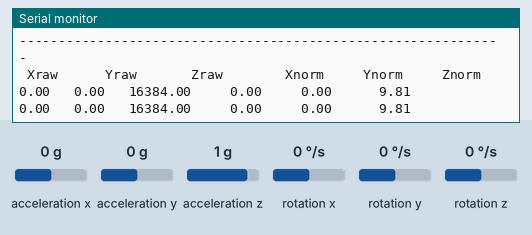
Recording of a sketch running on a simulated Arduino Uno, built with avr-gcc and run on an emulated ATmega328P. Parts: the last lines printed to the serial monitor. The inputs (shaded band) are chosen by the test bench; at power-on: acceleration x 0 g, acceleration y 0 g, acceleration z 1 g, rotation x 0 °/s, rotation y 0 °/s, rotation z 0 °/s.

Above: at 1.2 s.
1.3 s: acceleration x set to -1.4 g
At 2.6 s:
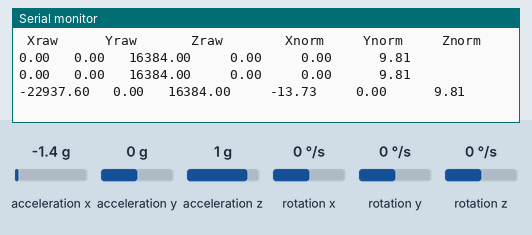
2.8 s: acceleration y set to -1.4 g
At 3.5 s:
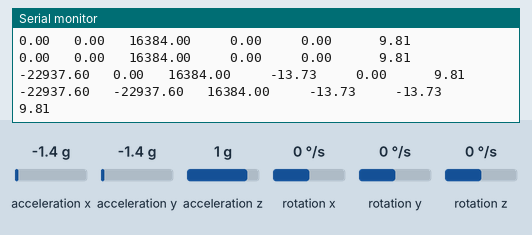
4.3 s: acceleration z set to -1.4 g
At 5.9 s:
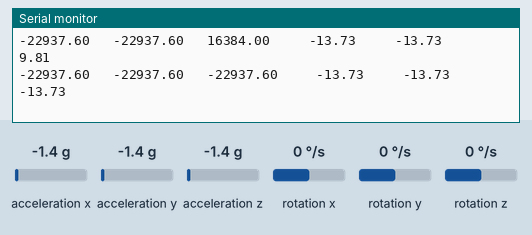

Measured:
- after the input at 1.3 s, the serial monitor: prints a new line after 0.76 s (image 1)
- after the input at 2.8 s, the serial monitor: prints a new line after 0.27 s (image 2)
- after the input at 4.3 s, the serial monitor: prints a new line after 0.80 s (image 3)

The sketch:

sketch_dec10a.ino
```cpp
#include <MPU6050.h>
#include <Wire.h>

MPU6050 mpu;

void setup() {
  Serial.begin(115200);
  Serial.println("Setting Up MPU\n");
  while(!mpu.begin(MPU6050_SCALE_2000DPS, MPU6050_RANGE_2G)){
    Serial.println("Oops! Check your connections!");
    delay(1000);
  }
  init1();
}
void init1() {
  Serial.println();
  Serial.print(" * Sleep Mode:       ");
  Serial.println(mpu.getSleepEnabled() ? "Enabled" : "Disabled");
  Serial.print(" * Clock Source:     ");
  switch(mpu.getClockSource()) {
    case MPU6050_CLOCK_KEEP_RESET:
      Serial.println("Stops the clock and keeps the timing generator in reset");
      break;
    case MPU6050_CLOCK_EXTERNAL_32KHZ:
      Serial.println("PLL with external 32.768kHz reference");
      break;
    case MPU6050_CLOCK_EXTERNAL_19MHZ:
      Serial.println("PLL with external 19.2MHz reference");
      break;
    case MPU6050_CLOCK_PLL_ZGYRO:
      Serial.println("PLL with Z axis gyroscope reference");
      break;
    case MPU6050_CLOCK_PLL_YGYRO:
      Serial.println("PLL with Y axis gyroscope reference");
      break;
    case MPU6050_CLOCK_PLL_XGYRO:
      Serial.println("PLL with X axis gyroscope reference");
      break;
    case MPU6050_CLOCK_INTERNAL_8MHZ:
      Serial.println("Internal 8MHz oscillator");
      break;
  }

  Serial.print(" * Accelerometer:         ");
  switch(mpu.getRange())
  {
    case MPU6050_RANGE_16G:
      Serial.println("+/- 16 g");
      break;
    case MPU6050_RANGE_8G:
      Serial.println("+/- 8 g");
      break;
    case MPU6050_RANGE_4G:
      Serial.println("+/- 4 g");
      break;
    case MPU6050_RANGE_2G:
      Serial.println("+/- 2 g");
      break;
  }
  mpu.setAccelOffsetX(0);
  mpu.setAccelOffsetY(0);
  mpu.setAccelOffsetZ(0);
  Serial.print(" * Accelerometer offsets: ");
  Serial.print(mpu.getAccelOffsetX());
  Serial.print(" / ");
  Serial.print(mpu.getAccelOffsetY());
  Serial.print(" / ");
  Serial.println(mpu.getAccelOffsetZ());

  Serial.println();
  Serial.println("       Accelarometer                      Gyrometer           ");
  Serial.println("--------------------------------------------------------------");
  Serial.println(" Xraw      Yraw       Zraw        Xnorm     Ynorm     Znorm   ");

}

void loop() {

  endgame();
}
void endgame() {
  Serial.print(mpu.readRawAccel().XAxis);
  Serial.print("   ");
  Serial.print(mpu.readRawAccel().YAxis);
  Serial.print("   ");
  Serial.print(mpu.readRawAccel().ZAxis);
  Serial.print("     ");

  Serial.print(mpu.readNormalizeAccel().XAxis);
  Serial.print("     ");
  Serial.print(mpu.readNormalizeAccel().YAxis);
  Serial.print("      ");
  Serial.println(mpu.readNormalizeAccel().ZAxis);

  delay(1000);
}
```
